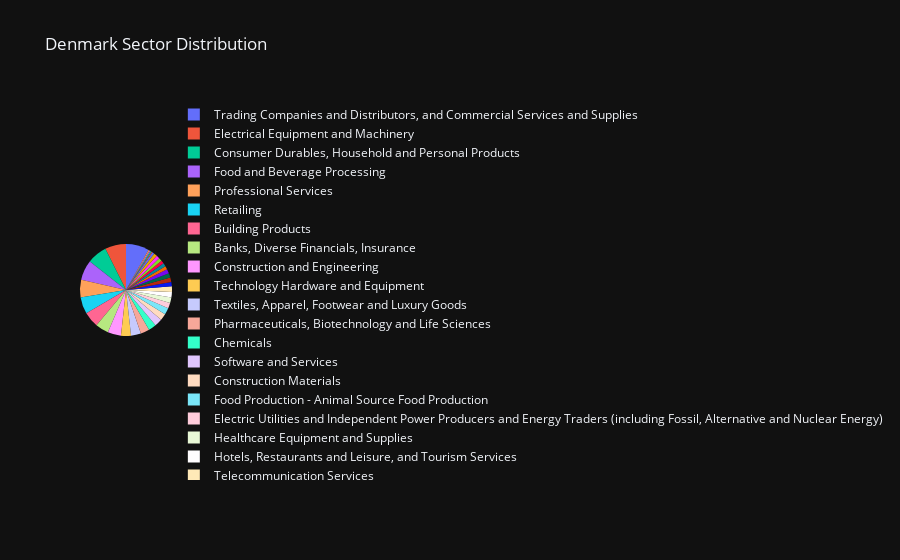
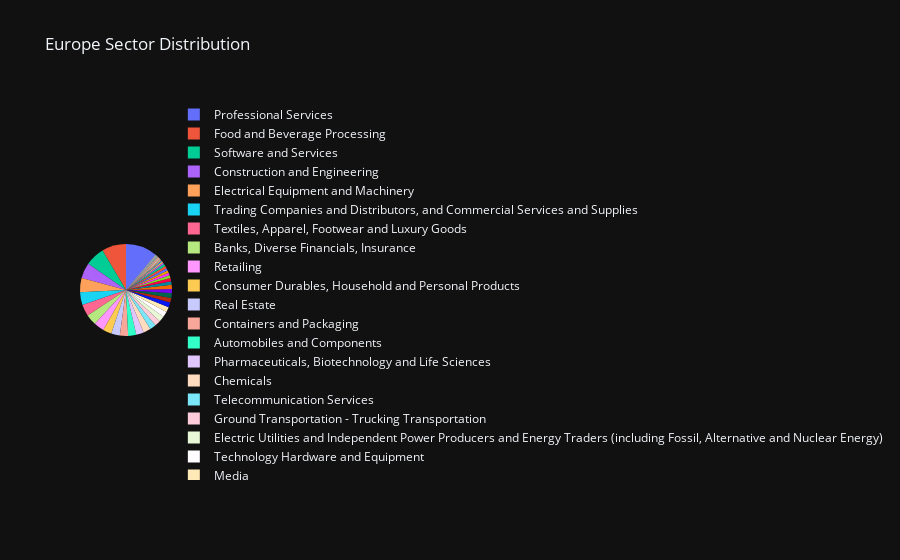
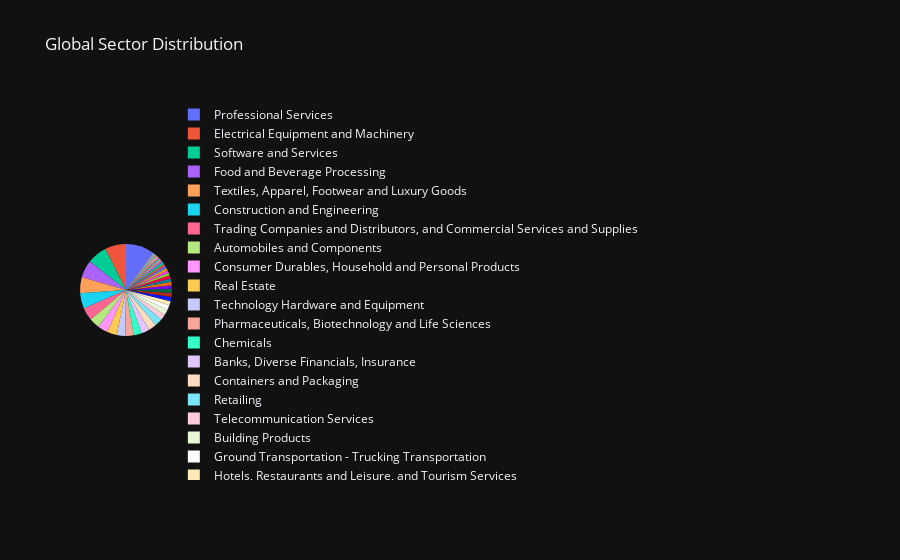

These figures' notebook cell, in order:
### Code cell
# Group data by sector and region, then count occurrences
df_grouped = df.groupby(["sector", "region_source"]).size().reset_index(name="count")

# Split data into separate DataFrames for each region
df_denmark = df_grouped[df_grouped["region_source"] == "Denmark"]
df_europe = df_grouped[df_grouped["region_source"] == "Europe"]
df_global = df_grouped[df_grouped["region_source"] == "Global"]

# Create subplots for comparison
figs = {
    "Denmark": px.pie(df_denmark, names="sector", values="count", title="Denmark Sector Distribution"),
    "Europe": px.pie(df_europe, names="sector", values="count", title="Europe Sector Distribution"),
    "Global": px.pie(df_global, names="sector", values="count", title="Global Sector Distribution"),
}

# Show charts separately
for title, fig in figs.items():
    fig.update_traces(textinfo="none", hovertemplate="%{label}: %{value} (%{percent})")  # Removes text on pie
    fig.show()

### Figure 1 — Plotly figure (JSON) as saved in the notebook; plotly's stock layout.template omitted (floating-point values rounded to 4 significant figures)
{"data": [{"domain": {"x": [0.0, 1.0], "y": [0.0, 1.0]}, "hovertemplate": "%{label}: %{value} (%{percent})", "labels": ["Aerospace and Defense", "Air Freight Transportation and Logistics", "Automobiles and Components", "Banks, Diverse Financials, Insurance", "Building Products", "Chemicals", "Construction Materials", "Construction and Engineering", "Consumer Durables, Household and Personal Products", "Containers and Packaging", "Electric Utilities and Independent Power Producers and Energy Traders (including Fossil, Alternative and Nuclear Energy)", "Electrical Equipment and Machinery", "Food Production - Agricultural Production", "Food Production - Animal Source Food Production", "Food and Beverage Processing", "Food and Staples Retailing", "Forest and Paper Products - Forestry, Timber, Pulp and Paper, Rubber", "Ground Transportation - Railroads Transportation", "Ground Transportation - Trucking Transportation", "Healthcare Equipment and Supplies", "Healthcare Providers and Services, and Healthcare Technology", "Hotels, Restaurants and Leisure, and Tourism Services", "Media", "Pharmaceuticals, Biotechnology and Life Sciences", "Professional Services", "Real Estate", "Retailing", "Software and Services", "Solid Waste Management Utilities", "Technology Hardware and Equipment", "Telecommunication Services", "Textiles, Apparel, Footwear and Luxury Goods", "Trading Companies and Distributors, and Commercial Services and Supplies", "Water Transportation - Ports and Services", "Water Transportation - Water Transportation"], "legendgroup": "", "name": "", "showlegend": true, "values": [1, 4, 4, 12, 14, 7, 6, 12, 18, 4, 5, 19, 3, 6, 18, 3, 3, 1, 4, 5, 2, 5, 3, 8, 16, 3, 15, 7, 3, 9, 5, 9, 21, 1, 1], "type": "pie", "textinfo": "none"}], "layout": {"legend": {"tracegroupgap": 0}, "title": {"text": "Denmark Sector Distribution"}}}

### Figure 2 — Plotly figure (JSON) as saved in the notebook; plotly's stock layout.template omitted (floating-point values rounded to 4 significant figures)
{"data": [{"domain": {"x": [0.0, 1.0], "y": [0.0, 1.0]}, "hovertemplate": "%{label}: %{value} (%{percent})", "labels": ["Aerospace and Defense", "Air Freight Transportation and Logistics", "Air Transportation - Airlines", "Air Transportation - Airport Services", "Automobiles and Components", "Banks, Diverse Financials, Insurance", "Building Products", "Chemicals", "Construction Materials", "Construction and Engineering", "Consumer Durables, Household and Personal Products", "Containers and Packaging", "Education Services", "Electric Utilities and Independent Power Producers and Energy Traders (including Fossil, Alternative and Nuclear Energy)", "Electrical Equipment and Machinery", "Food Production - Agricultural Production", "Food Production - Animal Source Food Production", "Food and Beverage Processing", "Food and Staples Retailing", "Forest and Paper Products - Forestry, Timber, Pulp and Paper, Rubber", "Ground Transportation - Highways and Railtracks", "Ground Transportation - Railroads Transportation", "Ground Transportation - Trucking Transportation", "Healthcare Equipment and Supplies", "Healthcare Providers and Services, and Healthcare Technology", "Homebuilding", "Hotels, Restaurants and Leisure, and Tourism Services", "Media", "Mining - Iron, Aluminum, Other Metals", "Mining - Other (Rare Minerals, Precious Metals and Gems)", "Pharmaceuticals, Biotechnology and Life Sciences", "Professional Services", "Public Agencies", "Real Estate", "Retailing", "Semiconductors and Semiconductors Equipment", "Software and Services", "Solid Waste Management Utilities", "Specialized Consumer Services", "Specialized Financial Services, Consumer Finance, Insurance Brokerage Firms", "Technology Hardware and Equipment", "Telecommunication Services", "Textiles, Apparel, Footwear and Luxury Goods", "Tires", "Tobacco", "Trading Companies and Distributors, and Commercial Services and Supplies", "Water Transportation - Ports and Services", "Water Transportation - Water Transportation", "Water Utilities"], "legendgroup": "", "name": "", "showlegend": true, "values": [18, 46, 19, 12, 147, 198, 84, 132, 63, 282, 156, 149, 15, 102, 255, 75, 52, 438, 83, 79, 19, 46, 105, 56, 39, 20, 87, 94, 46, 5, 138, 573, 1, 156, 186, 17, 350, 26, 47, 29, 101, 114, 208, 7, 3, 230, 4, 9, 18], "type": "pie", "textinfo": "none"}], "layout": {"legend": {"tracegroupgap": 0}, "title": {"text": "Europe Sector Distribution"}}}

### Figure 3 — Plotly figure (JSON) as saved in the notebook; plotly's stock layout.template omitted (floating-point values rounded to 4 significant figures)
{"data": [{"domain": {"x": [0.0, 1.0], "y": [0.0, 1.0]}, "hovertemplate": "%{label}: %{value} (%{percent})", "labels": ["Aerospace and Defense", "Air Freight Transportation and Logistics", "Air Transportation - Airlines", "Air Transportation - Airport Services", "Automobiles and Components", "Banks, Diverse Financials, Insurance", "Building Products", "Chemicals", "Construction Materials", "Construction and Engineering", "Consumer Durables, Household and Personal Products", "Containers and Packaging", "Education Services", "Electric Utilities and Independent Power Producers and Energy Traders (including Fossil, Alternative and Nuclear Energy)", "Electrical Equipment and Machinery", "Food Production - Agricultural Production", "Food Production - Animal Source Food Production", "Food and Beverage Processing", "Food and Staples Retailing", "Forest and Paper Products - Forestry, Timber, Pulp and Paper, Rubber", "Gas Utilities", "Ground Transportation - Highways and Railtracks", "Ground Transportation - Railroads Transportation", "Ground Transportation - Trucking Transportation", "Healthcare Equipment and Supplies", "Healthcare Providers and Services, and Healthcare Technology", "Homebuilding", "Hotels, Restaurants and Leisure, and Tourism Services", "Media", "Mining - Coal", "Mining - Iron, Aluminum, Other Metals", "Mining - Other (Rare Minerals, Precious Metals and Gems)", "Pharmaceuticals, Biotechnology and Life Sciences", "Professional Services", "Public Agencies", "Real Estate", "Retailing", "Semiconductors and Semiconductors Equipment", "Software and Services", "Solid Waste Management Utilities", "Specialized Consumer Services", "Specialized Financial Services, Consumer Finance, Insurance Brokerage Firms", "Technology Hardware and Equipment", "Telecommunication Services", "Textiles, Apparel, Footwear and Luxury Goods", "Tires", "Tobacco", "Trading Companies and Distributors, and Commercial Services and Supplies", "Water Transportation - Ports and Services", "Water Transportation - Water Transportation", "Water Utilities"], "legendgroup": "", "name": "", "showlegend": true, "values": [28, 82, 31, 16, 366, 287, 190, 289, 127, 545, 366, 286, 18, 150, 748, 118, 68, 619, 114, 147, 1, 31, 60, 167, 90, 91, 46, 153, 141, 1, 120, 17, 295, 1024, 2, 341, 273, 88, 698, 92, 85, 45, 300, 203, 565, 17, 7, 455, 13, 17, 25], "type": "pie", "textinfo": "none"}], "layout": {"legend": {"tracegroupgap": 0}, "title": {"text": "Global Sector Distribution"}}}
